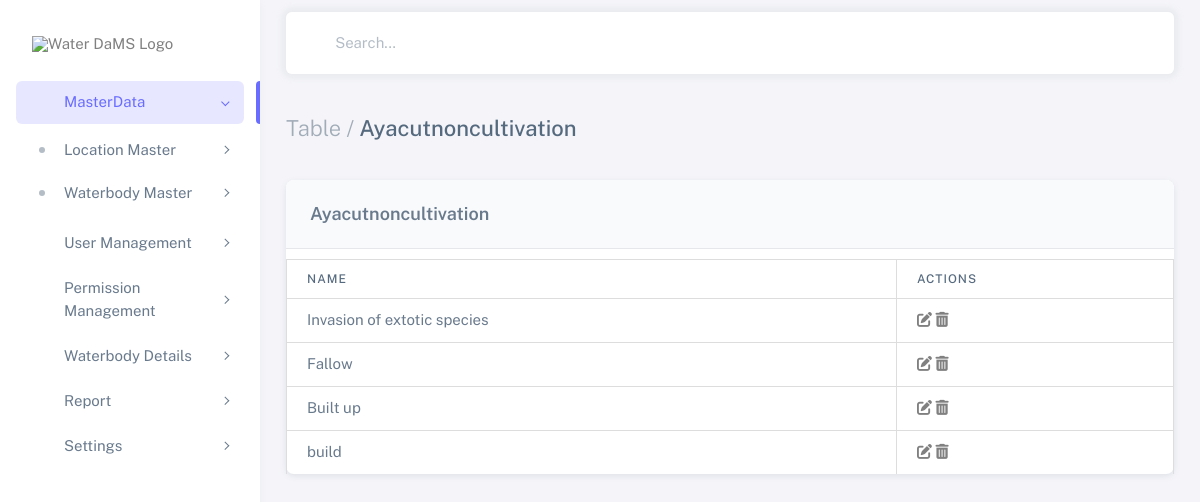
Screenshot of /ayacut-non-cultivation/ with the database file from the repository.
### waterbodies_app/models.py (models this page shows, shortened)
class AyacutNonCultivation(models.Model):
    name = models.CharField(max_length=255)

### waterbodies_app/views.py (the view)
# urls.py: path('ayacut-non-cultivation/', views.ayacut_non_cultivation_list, name='ayacut_non_cultivation_list'),
def ayacut_non_cultivation_list(request):
    items = AyacutNonCultivation.objects.all()
    return render(request, 'ayacut_non_cultivation_list.html', {'items': items})

### templates/ayacut_non_cultivation_list.html (shortened to what this page needs)
<!DOCTYPE html>
{%load static%}
<html
class="light-style layout-menu-fixed layout-compact"
dir="ltr"
data-theme="theme-default"
data-assets-path="{% static 'assets/' %}"
data-template="vertical-menu-template-free">
<!DOCTYPE html>
<html lang="en" class="light-style layout-wide customizer-hide" dir="ltr" data-theme="theme-default">
<head>
    {% load static %}
    <link rel="stylesheet" href="{% static 'assets/vendor/fonts/boxicons.css' %}"/>
    <link rel="stylesheet" href="https://cdnjs.cloudflare.com/ajax/libs/font-awesome/6.5.2/css/all.min.css">
    <link rel="stylesheet" href="{% static 'assets/vendor/css/core.css' %}" class="template-customizer-core-css"/>
    <link rel="stylesheet" href="{% static 'assets/vendor/css/theme-default.css' %}" class="template-customizer-theme-css"/>
    <link rel="stylesheet" href="{% static 'assets/css/demo.css' %}"/>
    <link rel="stylesheet" href="{% static 'assets/vendor/libs/perfect-scrollbar/perfect-scrollbar.css' %}"/>
    <link rel="stylesheet" href="{% static 'assets/vendor/css/pages/page-auth.css' %}"/>
</head>
  <body>
    <div class="layout-wrapper layout-content-navbar">
      <div class="layout-container">
        <aside id="layout-menu" class="layout-menu menu-vertical menu bg-menu-theme">
          <div class="app-brand demo">
            <a href="" class="app-brand-link">
              <span class="app-brand-logo demo">
                <img src="{% static 'image/waterdams.png' %}" alt="Water DaMS Logo" style="width: 150px; height: auto;">
              </span>
            </a>
          </div>
          <ul class="menu-inner py-1">
            <li class="menu-item active open">
              <a href="javascript:void(0);" class="menu-link menu-toggle">
                <i class="menu-icon tf-icons bx bx-home-circle"></i>
                <div data-i18n="Dashboards">MasterData</div>
              </a>
              <ul class="menu-sub">
                <li class="menu-item has-submenu">
                  <a href="javascript:void(0);" class="menu-link menu-toggle">
                    <div data-i18n="CRM">Location Master</div>
                  </a>
                </li>
                <li class="menu-item has-submenu">
                  <a href="javascript:void(0);" class="menu-link menu-toggle">
                    <div data-i18n="Academy">Waterbody Master</div>
                  </a>
                </li>
              </ul>
            </li>
            <li class="menu-item">
              <a href="javascript:void(0);" class="menu-link menu-toggle">
                <i class="menu-icon tf-icons bx bx-user"></i>
                <div data-i18n="Layouts">User Management</div>
              </a>
            </li>
            <li class="menu-item">
              <a href="javascript:void(0);" class="menu-link menu-toggle">
                <i class="menu-icon tf-icons bx bx-shield"></i>
                <div data-i18n="Layouts">Permission Management</div>
              </a>
            </li>
            <li class="menu-item">
              <a href="javascript:void(0);" class="menu-link menu-toggle">
                <i class="menu-icon tf-icons bx bx-water"></i>
                <div data-i18n="Layouts">Waterbody Details</div>
              </a>
            </li>
            <li class="menu-item">
              <a href="javascript:void(0);" class="menu-link menu-toggle">
                <i class="menu-icon tf-icons bx bx-shield"></i>
                <div data-i18n="Layouts">Report</div>
              </a>
            </li>
            <li class="menu-item">
              <a href="javascript:void(0);" class="menu-link menu-toggle">
                <i class="menu-icon tf-icons bx bx-file"></i>
                <div data-i18n="Layouts">Settings</div>
              </a>
            </li>
          </ul>
        </aside>
        <div class="layout-page">
          <nav
            class="layout-navbar container-xxl navbar navbar-expand-xl navbar-detached align-items-center bg-navbar-theme"
            id="layout-navbar">
            <div class="navbar-nav-right d-flex align-items-center" id="navbar-collapse">
              <div class="navbar-nav align-items-center">
                <div class="nav-item d-flex align-items-center">
                  <i class="bx bx-search fs-4 lh-0"></i>
                  <input
                    type="text"
                    class="form-control border-0 shadow-none ps-1 ps-sm-2"
                    placeholder="Search..."
                    aria-label="Search..." />
                </div>
              </div>
            </div>
          </nav>
          <div class="content-wrapper">
            <div class="container-xxl flex-grow-1 container-p-y">
              <h4 class="py-3 mb-4"><span class="text-muted fw-light">Table /</span> Ayacutnoncultivation</h4>
              <div class="card">
                <h5 class="card-header">Ayacutnoncultivation</h5>
                <div class="table-responsive text-nowrap">
                  <table class="table">
                    <thead>
                        <tr class="text-nowrap">
                            <th>Name</th>
                            <th>Actions</th>
                        </tr>
                    </thead>
                    <tbody class="table-border-bottom-0">
                        {% for item in items %}
                        <tr>
                            <td>{{ item.name }}</td>
                            <td>
                                <a href="javascript:void(0)" class="edit-item" data-id="{{ item.id }}" data-name="{{ item.name }}">
                                    <i class="fas fa-edit"></i>
                                </a>
                                <a href="javascript:void(0)" class="delete-item" data-id="{{ item.id }}" data-name="{{ item.name }}">
                                    <i class="fas fa-trash-alt"></i>
                                </a>
                            </td>
                        </tr>
                        {% endfor %}
                    </tbody>
                </table>
                </div>
            </div>
          </div>
        </div>
      </div>
    </div>
  </body>
</html>

### static/assets/css/demo.css (style rules this page uses)
.menu .app-brand.demo { height: 64px; margin-top: 12px; }
.card-header { font-weight: 600; background-color: #f8fafc; border-bottom: 1px solid #e5e7eb; }
table { width: 100%; border-collapse: collapse; margin-top: 10px; }
th, td { padding: 12px; border: 1px solid #ddd; text-align: left; }
th { background-color: #f4f4f4; }

### rows the page displays
AyacutNonCultivation: name "Invasion of extotic species"
AyacutNonCultivation: name "Fallow"
AyacutNonCultivation: name "Built up"
AyacutNonCultivation: name "build"
